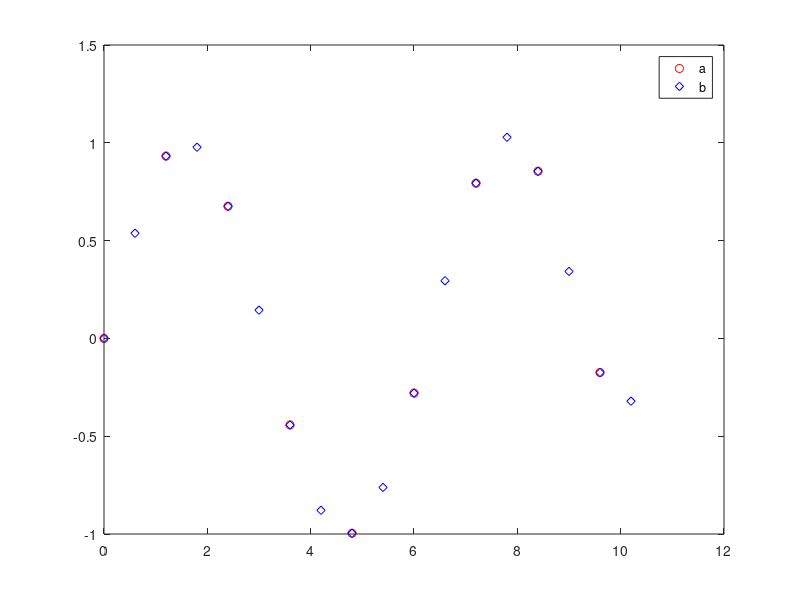

The MATLAB script that drew this image:
clear all;
x = 0:1.2:10;
y=sin(x);
n=2*length(x);
yi = interpft(y,n);
xi = 0:0.6:10.4;
plot(x,y,'ro',xi,yi,'bd');
legend('a','b');